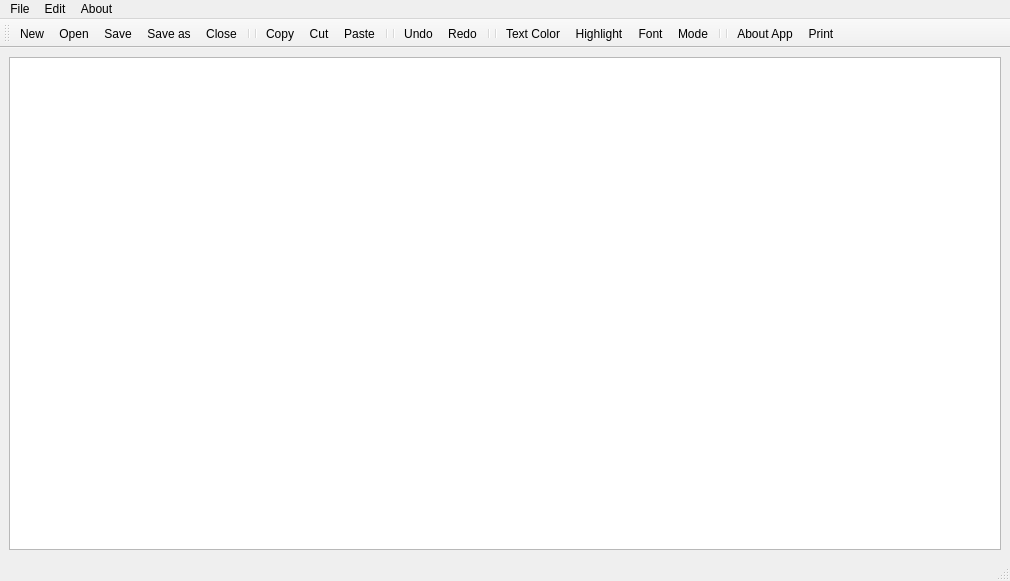
<?xml version="1.0" encoding="UTF-8"?>
<ui version="4.0">
 <class>MainWindow</class>
 <widget class="QMainWindow" name="MainWindow">
  <property name="geometry">
   <rect>
    <x>0</x>
    <y>0</y>
    <width>1010</width>
    <height>581</height>
   </rect>
  </property>
  <property name="windowTitle">
   <string>MainWindow</string>
  </property>
  <widget class="QWidget" name="centralwidget">
   <layout class="QGridLayout" name="gridLayout">
    <item row="0" column="0">
     <widget class="QTextEdit" name="textEdit">
      <property name="palette">
       <palette>
        <active/>
        <inactive/>
        <disabled/>
       </palette>
      </property>
      <property name="font">
       <font>
        <pointsize>14</pointsize>
       </font>
      </property>
      <property name="autoFillBackground">
       <bool>false</bool>
      </property>
      <property name="styleSheet">
       <string notr="true"/>
      </property>
     </widget>
    </item>
   </layout>
  </widget>
  <widget class="QMenuBar" name="menubar">
   <property name="geometry">
    <rect>
     <x>0</x>
     <y>0</y>
     <width>1010</width>
     <height>21</height>
    </rect>
   </property>
   <widget class="QMenu" name="menuFile">
    <property name="title">
     <string>File</string>
    </property>
    <addaction name="actionNew"/>
    <addaction name="actionOpen"/>
    <addaction name="actionSave"/>
    <addaction name="actionSave_as"/>
    <addaction name="separator"/>
    <addaction name="actionClose"/>
   </widget>
   <widget class="QMenu" name="menuEdit">
    <property name="title">
     <string>Edit</string>
    </property>
    <widget class="QMenu" name="menuSetting">
     <property name="title">
      <string>Setting</string>
     </property>
     <addaction name="actionColor"/>
     <addaction name="actionHighlight"/>
     <addaction name="actionFont"/>
     <addaction name="actionPrint"/>
    </widget>
    <addaction name="actioncopy"/>
    <addaction name="actionCut"/>
    <addaction name="actionPaste"/>
    <addaction name="separator"/>
    <addaction name="actionUndo"/>
    <addaction name="actionRedo"/>
    <addaction name="separator"/>
    <addaction name="actionFind"/>
    <addaction name="separator"/>
    <addaction name="menuSetting"/>
    <addaction name="actionMode"/>
   </widget>
   <widget class="QMenu" name="menuAbout">
    <property name="title">
     <string>About</string>
    </property>
    <addaction name="actionAbout_App"/>
   </widget>
   <addaction name="menuFile"/>
   <addaction name="menuEdit"/>
   <addaction name="menuAbout"/>
  </widget>
  <widget class="QStatusBar" name="statusbar"/>
  <widget class="QToolBar" name="toolBar">
   <property name="windowTitle">
    <string>toolBar</string>
   </property>
   <property name="iconSize">
    <size>
     <width>40</width>
     <height>40</height>
    </size>
   </property>
   <attribute name="toolBarArea">
    <enum>TopToolBarArea</enum>
   </attribute>
   <attribute name="toolBarBreak">
    <bool>false</bool>
   </attribute>
   <addaction name="actionNew"/>
   <addaction name="actionOpen"/>
   <addaction name="actionSave"/>
   <addaction name="actionSave_as"/>
   <addaction name="actionClose"/>
   <addaction name="separator"/>
   <addaction name="separator"/>
   <addaction name="actioncopy"/>
   <addaction name="actionCut"/>
   <addaction name="actionPaste"/>
   <addaction name="separator"/>
   <addaction name="separator"/>
   <addaction name="actionUndo"/>
   <addaction name="actionRedo"/>
   <addaction name="separator"/>
   <addaction name="separator"/>
   <addaction name="actionColor"/>
   <addaction name="actionHighlight"/>
   <addaction name="actionFont"/>
   <addaction name="actionMode"/>
   <addaction name="separator"/>
   <addaction name="separator"/>
   <addaction name="actionAbout_App"/>
   <addaction name="actionPrint"/>
  </widget>
  <action name="actionNew">
   <property name="icon">
    <iconset resource="imgs.qrc">
     <normaloff>:/src/imgs/new.png</normaloff>:/src/imgs/new.png</iconset>
   </property>
   <property name="text">
    <string>New</string>
   </property>
   <property name="shortcut">
    <string>Ctrl+N</string>
   </property>
  </action>
  <action name="actionOpen">
   <property name="icon">
    <iconset resource="imgs.qrc">
     <normaloff>:/src/imgs/open.png</normaloff>:/src/imgs/open.png</iconset>
   </property>
   <property name="text">
    <string>Open</string>
   </property>
   <property name="shortcut">
    <string>Ctrl+O</string>
   </property>
  </action>
  <action name="actionSave">
   <property name="icon">
    <iconset resource="imgs.qrc">
     <normaloff>:/src/imgs/save.png</normaloff>:/src/imgs/save.png</iconset>
   </property>
   <property name="text">
    <string>Save</string>
   </property>
   <property name="shortcut">
    <string>Ctrl+S</string>
   </property>
  </action>
  <action name="actionSave_as">
   <property name="icon">
    <iconset resource="imgs.qrc">
     <normaloff>:/src/imgs/save as.png</normaloff>:/src/imgs/save as.png</iconset>
   </property>
   <property name="text">
    <string>Save as</string>
   </property>
   <property name="shortcut">
    <string>Ctrl+Shift+S</string>
   </property>
  </action>
  <action name="actionClose">
   <property name="icon">
    <iconset resource="imgs.qrc">
     <normaloff>:/src/imgs/close.png</normaloff>:/src/imgs/close.png</iconset>
   </property>
   <property name="text">
    <string>Close</string>
   </property>
   <property name="shortcut">
    <string>Esc</string>
   </property>
  </action>
  <action name="actioncopy">
   <property name="icon">
    <iconset resource="imgs.qrc">
     <normaloff>:/src/imgs/copy.png</normaloff>:/src/imgs/copy.png</iconset>
   </property>
   <property name="text">
    <string>Copy</string>
   </property>
   <property name="shortcut">
    <string>Ctrl+C</string>
   </property>
  </action>
  <action name="actionCut">
   <property name="icon">
    <iconset resource="imgs.qrc">
     <normaloff>:/src/imgs/cut.png</normaloff>:/src/imgs/cut.png</iconset>
   </property>
   <property name="text">
    <string>Cut</string>
   </property>
   <property name="shortcut">
    <string>Ctrl+X</string>
   </property>
  </action>
  <action name="actionPaste">
   <property name="icon">
    <iconset resource="imgs.qrc">
     <normaloff>:/src/imgs/paste.png</normaloff>:/src/imgs/paste.png</iconset>
   </property>
   <property name="text">
    <string>Paste</string>
   </property>
   <property name="shortcut">
    <string>Ctrl+V</string>
   </property>
  </action>
  <action name="actionAbout_App">
   <property name="icon">
    <iconset resource="imgs.qrc">
     <normaloff>:/src/imgs/info.png</normaloff>:/src/imgs/info.png</iconset>
   </property>
   <property name="text">
    <string>About App</string>
   </property>
  </action>
  <action name="actionUndo">
   <property name="icon">
    <iconset resource="imgs.qrc">
     <normaloff>:/src/imgs/undo.png</normaloff>:/src/imgs/undo.png</iconset>
   </property>
   <property name="text">
    <string>Undo</string>
   </property>
   <property name="shortcut">
    <string>Ctrl+Z</string>
   </property>
  </action>
  <action name="actionRedo">
   <property name="icon">
    <iconset resource="imgs.qrc">
     <normaloff>:/src/imgs/redo.png</normaloff>:/src/imgs/redo.png</iconset>
   </property>
   <property name="text">
    <string>Redo</string>
   </property>
   <property name="shortcut">
    <string>Ctrl+Shift+Z</string>
   </property>
  </action>
  <action name="actionColor">
   <property name="icon">
    <iconset resource="imgs.qrc">
     <normaloff>:/src/imgs/palette.png</normaloff>:/src/imgs/palette.png</iconset>
   </property>
   <property name="text">
    <string>Text Color</string>
   </property>
  </action>
  <action name="actionPrint">
   <property name="icon">
    <iconset resource="imgs.qrc">
     <normaloff>:/src/imgs/print.png</normaloff>:/src/imgs/print.png</iconset>
   </property>
   <property name="text">
    <string>Print</string>
   </property>
  </action>
  <action name="actionMode">
   <property name="icon">
    <iconset resource="imgs.qrc">
     <normaloff>:/src/imgs/mode.png</normaloff>:/src/imgs/mode.png</iconset>
   </property>
   <property name="text">
    <string>Mode</string>
   </property>
   <property name="shortcut">
    <string>Ctrl+M</string>
   </property>
  </action>
  <action name="actionFont">
   <property name="icon">
    <iconset resource="imgs.qrc">
     <normaloff>:/src/imgs/font.png</normaloff>:/src/imgs/font.png</iconset>
   </property>
   <property name="text">
    <string>Font</string>
   </property>
  </action>
  <action name="actionHighlight">
   <property name="icon">
    <iconset resource="imgs.qrc">
     <normaloff>:/src/imgs/highlight.png</normaloff>:/src/imgs/highlight.png</iconset>
   </property>
   <property name="text">
    <string>Highlight</string>
   </property>
  </action>
  <action name="actionFind">
   <property name="text">
    <string>Find</string>
   </property>
   <property name="shortcut">
    <string>Ctrl+F</string>
   </property>
  </action>
 </widget>
 <resources>
  <include location="imgs.qrc"/>
 </resources>
 <connections/>
</ui>
